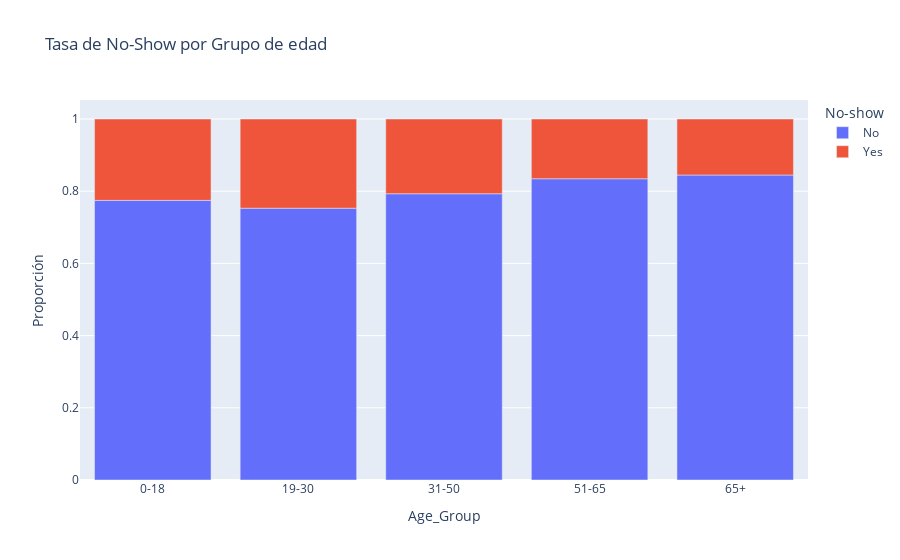

The code cell stored with this chart in its notebook:
### Markdown cell above
## Interpretación de la distribución de No-Show

La gráfica anterior muestra la distribución de la variable objetivo de nuestro proyecto:

**Pacientes que si asistieron (No)**: Aproximadamente 88,000 pacientes cumplieron con su cita médica programada.

**Pacientes que no asistieron (Yes)**: Aproximadamente 22,000 pacientes no se presentaron a su cita (No-Show).

### Code cell
# Crear grupos de edad
archivo['Age_Group'] = pd.cut(archivo['Age'], 
                             bins=[0, 18, 30, 50, 65, 100],
                             labels=['0-18', '19-30', '31-50', '51-65', '65+'])

age_group_noshow = pd.crosstab(archivo['Age_Group'], 
                               archivo['No-show'], 
                               normalize='index')

fig = px.bar(age_group_noshow, 
             title="Tasa de No-Show por Grupo de edad",
             labels={'value': 'Proporción', 'index': 'Grupo de edad'})

fig.show()

print("Tasa de No-Show por grupo de edad:")
print(age_group_noshow)

### Figure 1 — Plotly figure (JSON) as saved in the notebook; plotly's stock layout.template omitted (floating-point values rounded to 4 significant figures)
{"data": [{"hovertemplate": "No-show=No<br>Age_Group=%{x}<br>Proporción=%{y}<extra></extra>", "legendgroup": "No", "marker": {"color": "#636efa", "pattern": {"shape": ""}}, "name": "No", "orientation": "v", "showlegend": true, "textposition": "auto", "type": "bar", "x": ["0-18", "19-30", "31-50", "51-65", "65+"], "xaxis": "x", "y": [0.7746, 0.7529, 0.793, 0.8345, 0.8448], "yaxis": "y"}, {"hovertemplate": "No-show=Yes<br>Age_Group=%{x}<br>Proporción=%{y}<extra></extra>", "legendgroup": "Yes", "marker": {"color": "#EF553B", "pattern": {"shape": ""}}, "name": "Yes", "orientation": "v", "showlegend": true, "textposition": "auto", "type": "bar", "x": ["0-18", "19-30", "31-50", "51-65", "65+"], "xaxis": "x", "y": [0.2254, 0.2471, 0.207, 0.1655, 0.1552], "yaxis": "y"}], "layout": {"barmode": "relative", "legend": {"title": {"text": "No-show"}, "tracegroupgap": 0}, "title": {"text": "Tasa de No-Show por Grupo de edad"}, "xaxis": {"anchor": "y", "domain": [0, 1], "title": {"text": "Age_Group"}}, "yaxis": {"anchor": "x", "domain": [0, 1], "title": {"text": "Proporción"}}}}
